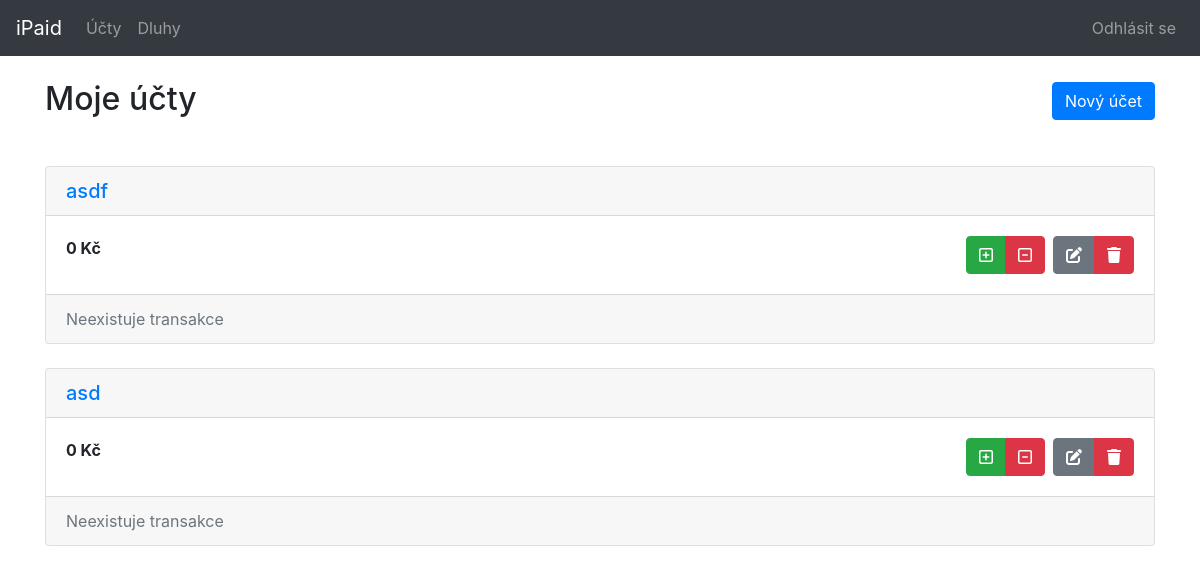
The app's page /accounts/ (signed in), older data.
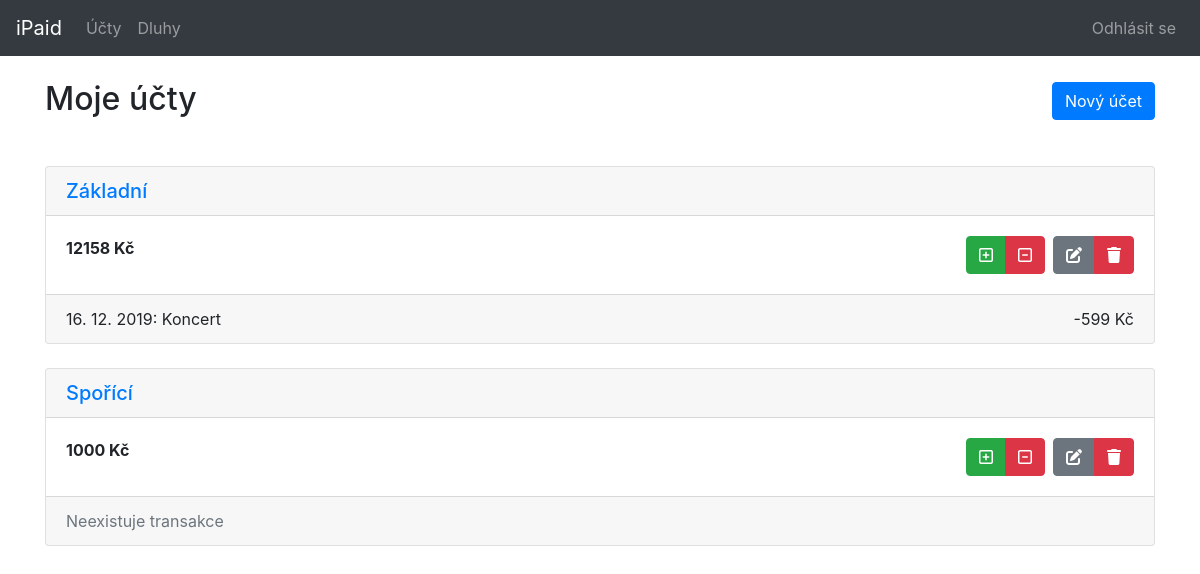
The same page, newer data.
### app/models.py (models this page shows, shortened)
class Account(models.Model):
    user = models.ForeignKey(settings.AUTH_USER_MODEL, on_delete=models.CASCADE)
    name = models.CharField(max_length=50)
    dateCreated = models.DateTimeField(default=timezone.now)
    balance = models.IntegerField(default=0)
    def getLastTransaction(self):
        return Transaction.objects.filter(account_id=self.id).order_by('dateCreated').last()

class Transaction(models.Model):
    account = models.ForeignKey('Account', on_delete=models.CASCADE)
    name = models.CharField(max_length=100)
    type = models.CharField(choices=[('outcome', 'income')], max_length=20)
    amount = models.IntegerField()
    dateCreated = models.DateTimeField(default=timezone.now)

### app/views.py (the view)
# urls.py: path('accounts/', app.views.accountsGetList, name='accountsGetList'),
@login_required(login_url='/accounts/login/')
def accountsGetList(request):
    accounts = Account.objects.filter(user_id=request.user.id)
    return render(request, 'accounts/getList.html', {'accounts': accounts})

### templates/accounts/getList.html
{% extends "base_generic.html" %}
{% block content %}
    <div class="row">
        <div class="col-12 mt-4">
            <h2 class="mb-5">Moje účty<span class="float-right"><a href="{% url 'newAccount' %}"
                                                                   class="btn btn-primary">Nový účet</a></span></h2>
            <div class="row">
                {% if not accounts %}
                    <div class="col-12">
                        <div class="alert alert-warning" role="alert">Neexistují žádné účty!</div>
                    </div>
                {% else %}
                    {% for account in accounts %}
                        <div class="col-12">
                            <div class="card mb-4">
                                <h5 class="card-header"><a
                                        href="{% url 'accountsGetDetail' account.id %}">{{ account.name }}</a></h5>
                                <div class="card-body">
                                    <span class="card-text font-weight-bold">{{ account.balance }} Kč</span>
                                    <div class="btn-toolbar float-right" role="toolbar"
                                         aria-label="Toolbar with button groups">
                                        <div class="btn-group mr-2" role="group" aria-label="Controls">
                                            <a href="{% url 'newTransaction' 'income' account.id %}"
                                               class="btn btn-success" data-toggle="tooltip"
                                               title="Nový příjem"><i class="far fa-plus-square"></i></a>
                                            <a href="{% url 'newTransaction' 'outcome' account.id %}"
                                               class="btn btn-danger" data-toggle="tooltip" title="Nový výdej"><i
                                                    class="far fa-minus-square"></i></a>
                                        </div>
                                        <div class="btn-group" role="group" aria-label="Controls">
                                            <a href="{% url 'editAccount' account.id %}" class="btn btn-secondary"
                                               data-toggle="tooltip" title="Editace účtu"><i
                                                    class="fas fa-edit"></i></a>
                                            <a href="{% url 'deleteAccount' account.id %}" class="btn btn-danger"
                                               data-toggle="tooltip" title="Odstranit účet"><i class="fas fa-trash"></i></a>
                                        </div>
                                    </div>
                                </div>
                                <div class="card-footer">
                                    {% if account.getLastTransaction != null %}
                                        {{ account.getLastTransaction.dateCreated|date:"d. m. Y" }}:
                                        {{ account.getLastTransaction.name }}
                                        <span class="float-right">
                                        {% if account.getLastTransaction.type == 'income' %}+{% else %}
                                            -{% endif %}{{ account.getLastTransaction.amount }} Kč
                                    </span>
                                    {% else %}
                                        <span class="text-muted">Neexistuje transakce</span>
                                    {% endif %}
                                </div>
                            </div>
                        </div>
                    {% endfor %}
                {% endif %}
            </div>
        </div>
    </div>
{% endblock %}

### templates/base_generic.html (shortened to what this page needs)
<!DOCTYPE html>
<html lang="en">
<head>
    <link rel="stylesheet" href="https://stackpath.bootstrapcdn.com/bootstrap/4.4.1/css/bootstrap.min.css"
>
</head>
<body>
<header>
    <nav class="navbar navbar-expand-lg navbar-dark bg-dark">
        <a class="navbar-brand" href="{% url 'homepage' %}">iPaid</a>
        <div class="collapse navbar-collapse" id="navbarNav">
            {% if user.is_authenticated %}
                <ul class="navbar-nav">
                    <li class="nav-item">
                        <a class="nav-link" href="{% url 'accountsGetList' %}">Účty</a>
                    </li>
                    <li class="nav-item">
                        <a class="nav-link" href="{% url 'debtsGetList' %}">Dluhy</a>
                    </li>
                </ul>
            {% endif %}
            <ul class="navbar-nav ml-auto">
                {% if not user.is_authenticated %}
                    <li class="nav-item">
                        <a class="nav-link" href="{% url 'login' %}">Přihlásit se</a>
                    </li>
                {% else %}
                    <li class="nav-item">
                        <a class="nav-link" href="{% url 'logout' %}">Odhlásit se</a>
                    </li>
                {% endif %}
            </ul>
        </div>
    </nav>
</header>
<div class="container">
    {% block content %}{% endblock %}
</div>
</body>
</html>

Row changes from the older to the newer data that the page shows:
removed Account: name "asdf", balance "0", shows "Neexistuje transakce"
removed Account: name "asd", balance "0", shows "Neexistuje transakce"
added Account: name "Základní", balance "12158", getLastTransaction.dateCreated "16. 12. 2019", getLastTransaction.name "Koncert", getLastTransaction.amount "599"
added Account: name "Spořící", balance "1000", shows "Neexistuje transakce"
